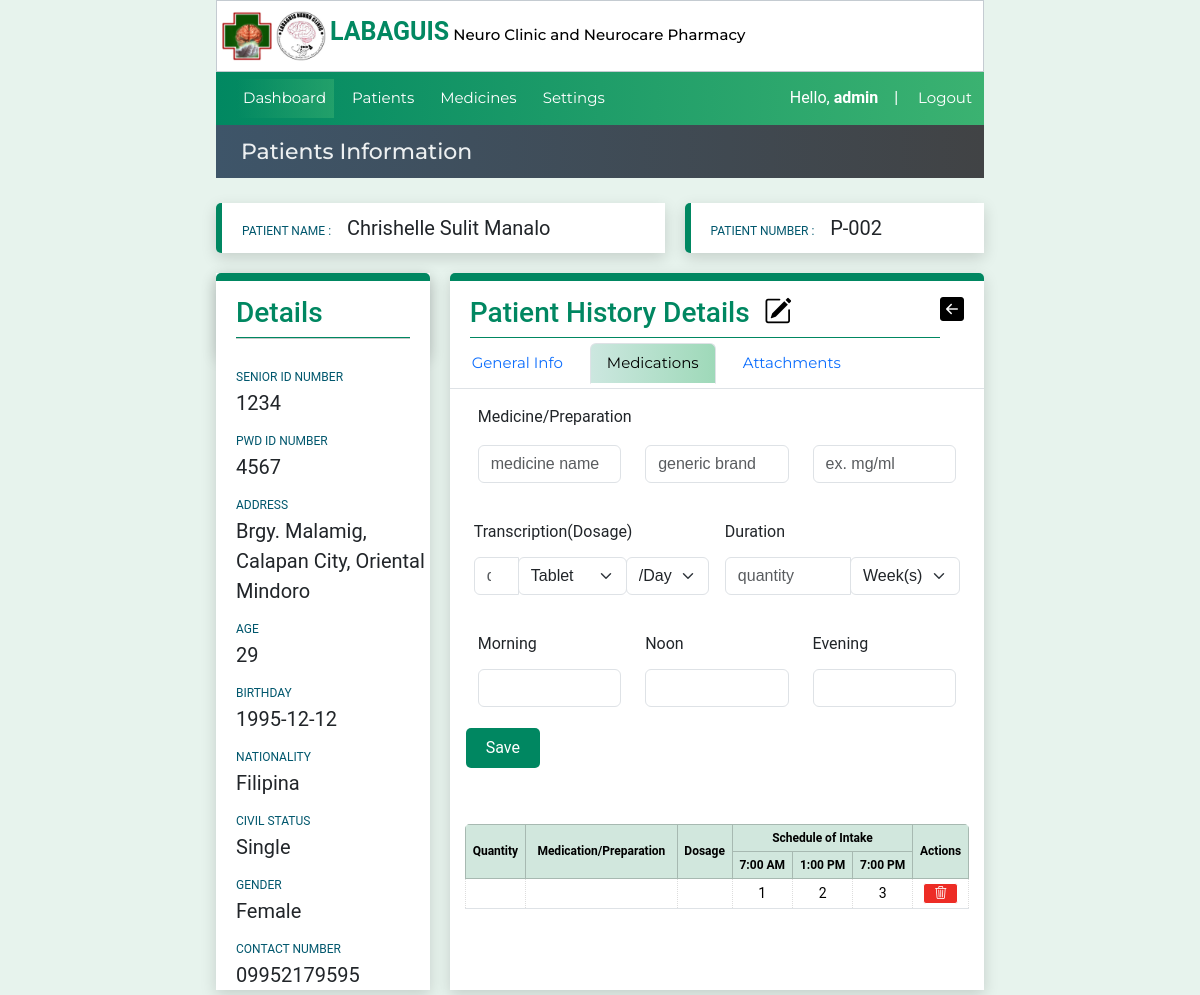
Page /patientinfo/27/patientmedinfo_medications/40 (signed in) on the earlier database version.
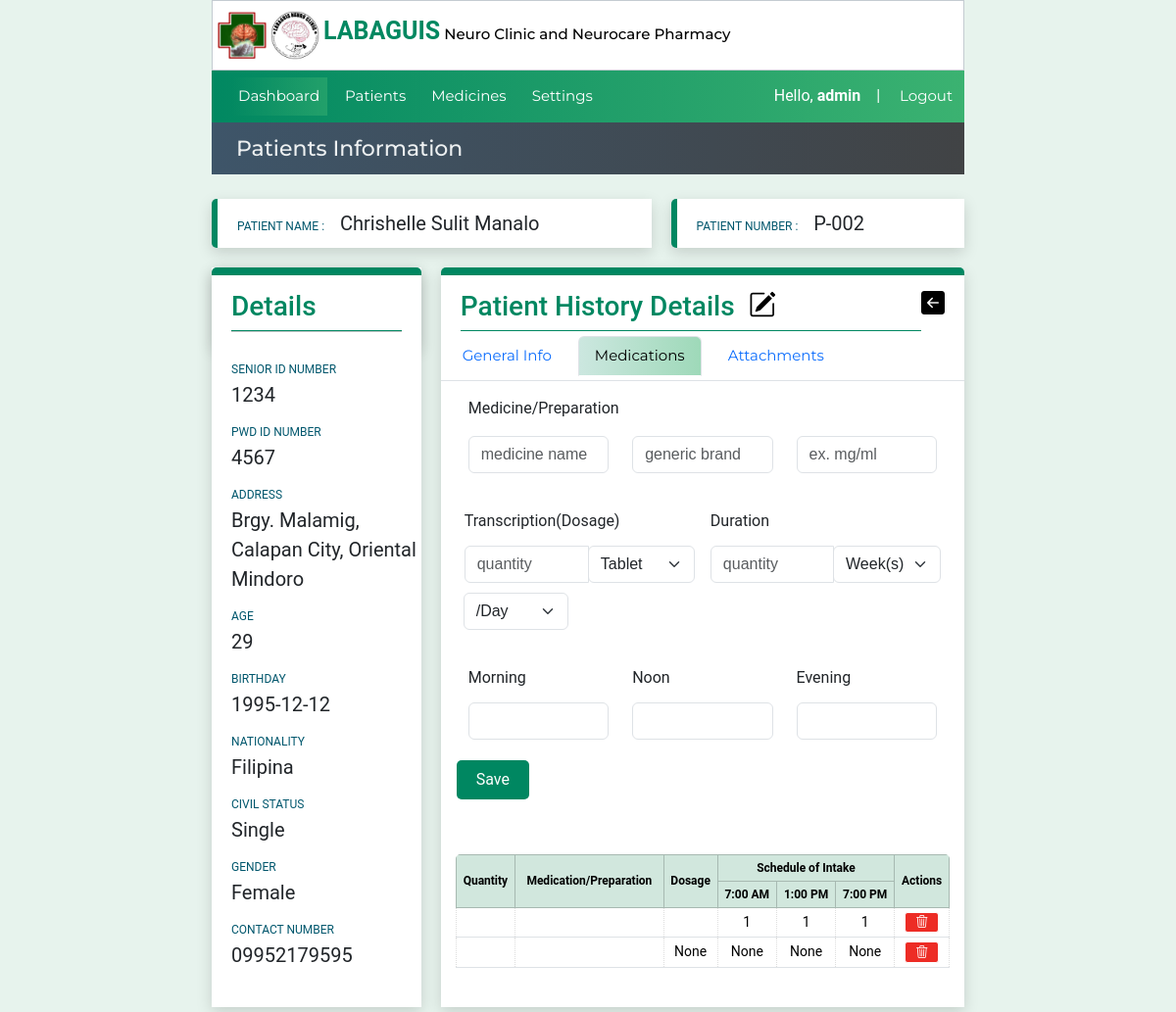
Same page on the later database version.
### website/models.py (models this page shows)
class Prescription(models.Model):
    created_at = models.DateField(auto_now_add=True)
    patient_code=models.CharField(max_length=50,null=True, blank=True)
    consultCounter = models.CharField(max_length=50,null=True, blank=True)
    medname = models.CharField(max_length=100,null=True, blank=True)
    medgenname = models.CharField(max_length=50,null=True, blank=True)
    medsize = models.CharField(max_length=50,null=True, blank=True)
    medqty = models.CharField(max_length=50,null=True, blank=True)
    medtype = models.CharField(max_length=50,null=True, blank=True)
    perduration = models.CharField(max_length=50,null=True, blank=True)
    durationqty = models.CharField(max_length=50,null=True, blank=True)
    medduration = models.CharField(max_length=50,null=True, blank=True)
    totalquantity = models.CharField(max_length=50,null=True, blank=True)
    dosage = models.CharField(max_length=50,null=True, blank=True)
    morning = models.CharField(max_length=50,null=True, blank=True)
    noon = models.CharField(max_length=50,null=True, blank=True)
    evening = models.CharField(max_length=50,null=True, blank=True)

### website/views.py (the view, shortened to what this page needs)
# urls.py: path('patientinfo/<int:pk>/patientmedinfo_medications/<int:pkHistory>',views.patientmedinfo_medications, name='patientmedinfo_medications'),
@login_required(login_url="loginuser")
def patientmedinfo_medications(request,pk,pkHistory,selectedmed=''):
    form =PatientsAttachmentsForm()
    context=patientinfoData(pk)
    patienthistory_Data= Patienthistory.objects.get(id=pkHistory)
    context['patient_history']= patienthistory_Data
    dosage_units = Dosageunit.objects.all()
    context['dosage_units']= dosage_units
    pCode= context['pCode']
    context['medicinedata'] =Medicinelist.objects.all()
    context['form']=form
    context['patient_history_attachments'] = PatientsAttachments.objects.filter(patient_code=pCode,consultCounter=patienthistory_Data.consultCounter)
    date_joined = datetime.now()
    formatted_datetime = formats.date_format(date_joined, "SHORT_DATETIME_FORMAT")
    context['medicinedata'] =Medicinelist.objects.all()
    pCode=patientinfoData(pk)['patient_record'].patient_code
    context['prescriptionrecord'] = Prescription.objects.filter(patient_code=pCode,consultCounter=patienthistory_Data.consultCounter)
    return render(request,'patientmedinfo-medications.html',context)

### website/forms.py
class PatientsAttachmentsForm(ModelForm):
    class Meta:
      model= PatientsAttachments
      fields = ['name',
                'fileattachments',
      ]

### website/views.py (called while the page is built)
def patientinfoData(pk):
    medicines_list = Medicinelist.objects.all()
    patient_record = Patient.objects.get(id=pk)
    medicationrecord = Prescription.objects.filter(patient_code=patient_record.patient_code)
    context = { 'medicationrecord': medicationrecord,
               'patient_record':patient_record,
               'medicines_list':medicines_list,
               'pCode':patient_record.patient_code,
               'pID':pk,
               }
    return context

### website/templates/patientmedinfo-medications.html (shortened to what the changed rows need)
{% extends 'patientinfo.html' %}
{% load custom_tags %}
{% load static %}
{% block content1 %}
                <div class="medicalhistorytable">
                  <table id="table-medications" class="table table-sm table-bordered content-table">
                    <thead class="table-success bg-gradient">
                      <tr>
                        <th rowspan="2">Quantity</th>
                        <th rowspan="2">Medication/Preparation</th>
                        <th rowspan="2">Dosage</th>
                        <th colspan="3">Schedule of Intake</th>
                        <th rowspan="2">Actions</th>
                      </tr>
                      <tr>
                        <th>7:00 AM</th>
                        <th>1:00 PM</th>
                        <th>7:00 PM</th>
                      </tr>
                    </thead>
                    <tbody>
                      {% if prescriptionrecord %}
                      {% for medrecord in prescriptionrecord %}
                      <tr>
                        <td>{{medrecord.quantity}}</td>
                        <td>{{medrecord.medicine_name}}</td>
                        <td>{{medrecord.dosage}}</td>
                        <td>{{medrecord.morning}}</td>
                        <td>{{medrecord.noon}}</td>
                        <td>{{medrecord.evening}}</td>
                        <td>
                          <a href="{% url "deleteitemprescription" patient_record.id medrecord.id %}" style="padding:0 10px;margin:0;"
                            name="delete_presciption_item" type='submit' value="{{medrecord.id}}" id="link-delete">
                            <i class="bi bi-trash3"></i></a>
                        </td>
                      </tr>
                      {% endfor %}
                      {% else %}
                      <td colspan="6">No current prescription data.</td>
                      {% endif %}
                    </tbody>
                  </table>
                </div>
{% endblock content1 %}

Differences in the rows shown:
removed Prescription: morning "1", noon "2", evening "3", {{ medrecord.id }} 42 (drawn)
added Prescription: morning "1", noon "1", evening "1", {{ medrecord.id }} 43 (drawn)
added Prescription: dosage "None", morning "None", noon "None", evening "None", {{ medrecord.id }} 44 (drawn)
